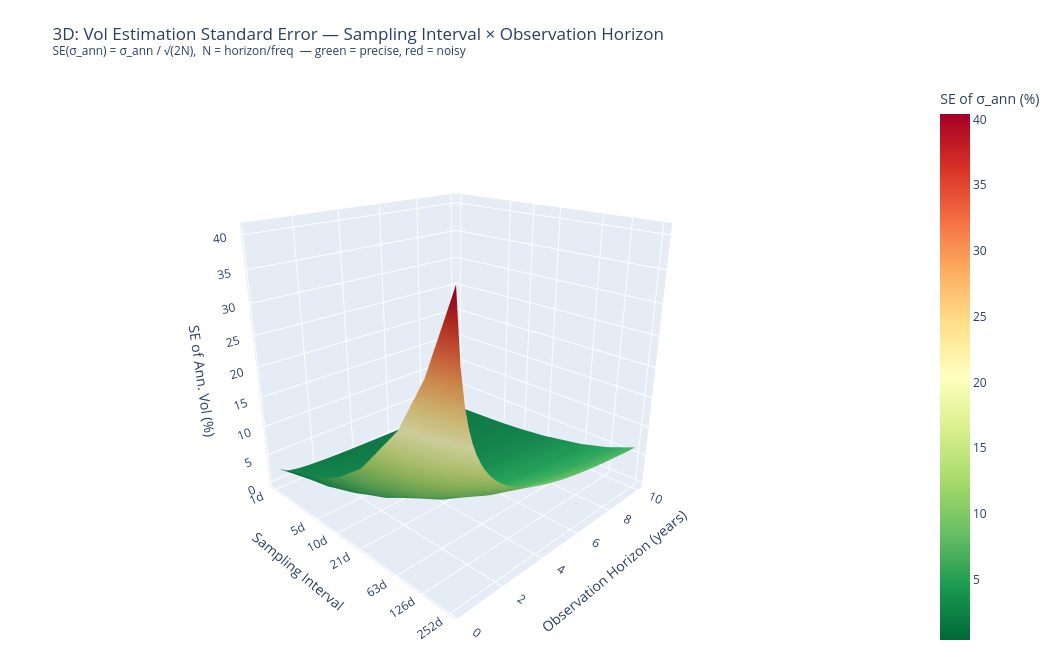

Notebook source saved alongside this figure:
### Markdown cell above
## 1.6 Annualisation Convention

Daily volatility is almost always reported in **annualised** form for comparability:

$$\sigma_{\text{annual}} = \sigma_{\text{daily}} \times \sqrt{252}$$

The $\sqrt{252}$ comes from the **square-root-of-time rule**: if daily returns are IID, the variance scales linearly with time, so standard deviation scales with $\sqrt{T}$.

| Frequency | Scale Factor | Typical Use |
|-----------|-------------|-------------|
| Daily | $\times \sqrt{252}$ | Equities |
| Weekly | $\times \sqrt{52}$ | — |
| Monthly | $\times \sqrt{12}$ | Macro |
| Hourly (crypto) | $\times \sqrt{8760}$ | Crypto (24/7) |

> **Important caveat**: The $\sqrt{T}$ rule assumes IID returns. Real markets exhibit **volatility clustering** (large moves follow large moves), making this rule approximate. GARCH models handle this properly (Part VI).

### Code cell
# ── 2D: Square-root-of-time scaling law ──────────────────────────────────────
horizons  = np.arange(1, 253)
daily_vol = TRUE_VOL

fig2d, ax = plt.subplots(figsize=(12, 5))
ax.plot(horizons, daily_vol * np.sqrt(horizons) * 100, color='steelblue',
        linewidth=2.5, label='σ × √T  (IID assumption)')
ax.axvline(252, color='red', linestyle='--', alpha=0.7, label='1 year (252 days)')
key_h  = [1, 5, 21, 63, 252]
key_v  = [daily_vol * np.sqrt(h) * 100 for h in key_h]
key_lb = ['1d', '1w', '1m', '3m', '1y']
ax.scatter(key_h, key_v, s=80, color='red', zorder=5)
for h, v, lbl in zip(key_h, key_v, key_lb):
    ax.annotate(f'{lbl}\n{v:.1f}%', (h, v), textcoords='offset points',
                xytext=(8, 4), fontsize=9)
ax.set_xlabel('Horizon (days)')
ax.set_ylabel('Volatility (%)')
ax.set_title('Square-Root-of-Time Scaling')
ax.legend()
plt.tight_layout()
plt.show()

# ── Plotly 3D: Vol estimation standard error — sampling freq × horizon ────────
# Under IID Normal returns with N = H/freq observations:
#   SE(σ_ann) = σ_ann / √(2N)  where  N = H / freq
# This shows the core trade-off: high-freq data OR long history reduces estimation error.

sigma_ann  = TRUE_VOL * np.sqrt(252) * 100      # true annualised vol in %
freqs_3d   = np.array([1, 5, 10, 21, 63, 126, 252])  # sampling intervals in days
horizons3  = np.linspace(63, 2520, 60)           # 3 months → 10 years of data

F3, H3     = np.meshgrid(freqs_3d, horizons3, indexing='ij')  # (7, 60)
N_periods  = H3 / F3                             # number of observations
se_ann     = sigma_ann / np.sqrt(2 * N_periods)  # SE of annualised vol estimate (%)

# 2D: SE curves for a few key frequencies
fig2d2, ax2 = plt.subplots(figsize=(12, 5))
for fi, f in enumerate(freqs_3d):
    n = horizons3 / f
    se = sigma_ann / np.sqrt(2 * n)
    lbl = f'{f}d sampling'
    ax2.plot(horizons3 / 252, se, label=lbl, alpha=0.85)
ax2.axhline(1.0, color='grey', linestyle=':', label='1% SE threshold')
ax2.set_xlabel('Observation Horizon (years)')
ax2.set_ylabel('SE of Ann. Vol Estimate (%)')
ax2.set_title('Estimation Error vs History Length (by sampling interval)')
ax2.legend(fontsize=8, ncol=2)
plt.tight_layout()
plt.show()

# 3D surface
fig3d = go.Figure(go.Surface(
    x=np.log10(F3),
    y=H3 / 252,          # convert to years for readability
    z=se_ann,
    colorscale='RdYlGn',
    reversescale=True,
    colorbar=dict(title='SE of σ_ann (%)'),
    hovertemplate=(
        'Sampling=%{customdata}d<br>'
        'Horizon=%{y:.1f}yr<br>'
        'SE=%{z:.2f}%<extra></extra>'
    ),
    customdata=F3,
))
fig3d.update_layout(
    title=(
        '3D: Vol Estimation Standard Error — Sampling Interval × Observation Horizon<br>'
        '<sup>SE(σ_ann) = σ_ann / √(2N),  N = horizon/freq  '
        '— green = precise, red = noisy</sup>'
    ),
    scene=dict(
        xaxis=dict(
            title='Sampling Interval',
            tickvals=np.log10(freqs_3d).tolist(),
            ticktext=[f'{f}d' for f in freqs_3d],
        ),
        yaxis_title='Observation Horizon (years)',
        zaxis_title='SE of Ann. Vol (%)',
        camera=dict(eye=dict(x=1.6, y=-1.6, z=0.9)),
    ),
    height=650, width=1050,
    margin=dict(l=0, r=0, t=80, b=0),
)
fig3d.show()

### Figure 1 — Plotly figure (JSON) as saved in the notebook; plotly's stock layout.template omitted (floating-point values rounded to 4 significant figures; data arrays with more than 128 entries replaced by an {"elided": "..."} marker saying what was removed)
{"data": [{"colorbar": {"title": {"text": "SE of σ_ann (%)"}}, "colorscale": [[0, "rgb(165,0,38)"], [0.1, "rgb(215,48,39)"], [0.2, "rgb(244,109,67)"], [0.3, "rgb(253,174,97)"], [0.4, "rgb(254,224,139)"], [0.5, "rgb(255,255,191)"], [0.6, "rgb(217,239,139)"], [0.7, "rgb(166,217,106)"], [0.8, "rgb(102,189,99)"], [0.9, "rgb(26,152,80)"], [1, "rgb(0,104,55)"]], "customdata": {"elided": "7x60 int values"}, "hovertemplate": "Sampling=%{customdata}d<br>Horizon=%{y:.1f}yr<br>SE=%{z:.2f}%<extra></extra>", "reversescale": true, "type": "surface", "x": {"elided": "7x60 float values"}, "y": {"elided": "7x60 float values"}, "z": {"elided": "7x60 float values"}}], "layout": {"height": 650, "margin": {"b": 0, "l": 0, "r": 0, "t": 80}, "scene": {"camera": {"eye": {"x": 1.6, "y": -1.6, "z": 0.9}}, "xaxis": {"ticktext": ["1d", "5d", "10d", "21d", "63d", "126d", "252d"], "tickvals": [0, 0.699, 1, 1.322, 1.799, 2.1, 2.401], "title": {"text": "Sampling Interval"}}, "yaxis": {"title": {"text": "Observation Horizon (years)"}}, "zaxis": {"title": {"text": "SE of Ann. Vol (%)"}}}, "title": {"text": "3D: Vol Estimation Standard Error — Sampling Interval × Observation Horizon<br><sup>SE(σ_ann) = σ_ann / √(2N),  N = horizon/freq  — green = precise, red = noisy</sup>"}, "width": 1050}}
